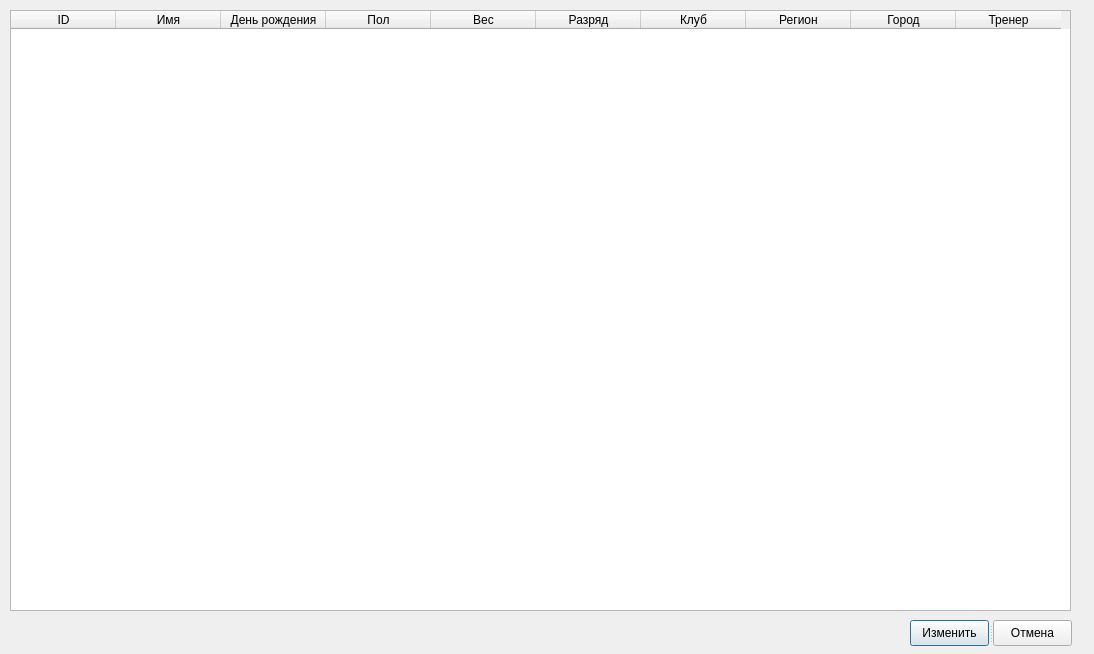
<?xml version="1.0" encoding="UTF-8"?>
<ui version="4.0">
 <class>Dialog</class>
 <widget class="QDialog" name="Dialog">
  <property name="geometry">
   <rect>
    <x>0</x>
    <y>0</y>
    <width>1094</width>
    <height>654</height>
   </rect>
  </property>
  <property name="windowTitle">
   <string>Dialog</string>
  </property>
  <widget class="QTableWidget" name="tableWidget">
   <property name="geometry">
    <rect>
     <x>10</x>
     <y>10</y>
     <width>1061</width>
     <height>601</height>
    </rect>
   </property>
   <property name="minimumSize">
    <size>
     <width>1031</width>
     <height>601</height>
    </size>
   </property>
   <property name="locale">
    <locale language="Russian" country="Russia"/>
   </property>
   <property name="selectionBehavior">
    <enum>QAbstractItemView::SelectRows</enum>
   </property>
   <property name="columnCount">
    <number>10</number>
   </property>
   <attribute name="horizontalHeaderDefaultSectionSize">
    <number>105</number>
   </attribute>
   <column>
    <property name="text">
     <string>ID</string>
    </property>
   </column>
   <column>
    <property name="text">
     <string>Имя</string>
    </property>
   </column>
   <column>
    <property name="text">
     <string>День рождения</string>
    </property>
   </column>
   <column>
    <property name="text">
     <string>Пол</string>
    </property>
   </column>
   <column>
    <property name="text">
     <string>Вес</string>
    </property>
   </column>
   <column>
    <property name="text">
     <string>Разряд</string>
    </property>
   </column>
   <column>
    <property name="text">
     <string>Клуб</string>
    </property>
   </column>
   <column>
    <property name="text">
     <string>Регион</string>
    </property>
   </column>
   <column>
    <property name="text">
     <string>Город</string>
    </property>
   </column>
   <column>
    <property name="text">
     <string>Тренер</string>
    </property>
   </column>
  </widget>
  <widget class="QSplitter" name="splitter">
   <property name="geometry">
    <rect>
     <x>910</x>
     <y>620</y>
     <width>162</width>
     <height>26</height>
    </rect>
   </property>
   <property name="orientation">
    <enum>Qt::Horizontal</enum>
   </property>
   <widget class="QPushButton" name="edit">
    <property name="text">
     <string>Изменить</string>
    </property>
   </widget>
   <widget class="QPushButton" name="cancel">
    <property name="text">
     <string>Отмена</string>
    </property>
   </widget>
  </widget>
 </widget>
 <resources/>
 <connections/>
</ui>
